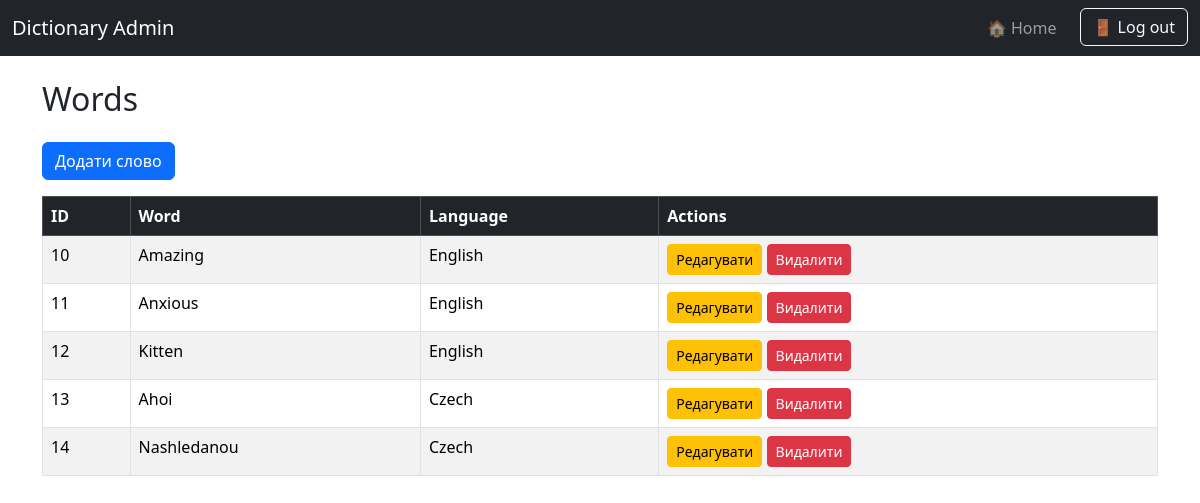
The page /admin/word (signed in) on the database its author committed.
### tables this page shows
CREATE TABLE `words` (
  `id` int(11) NOT NULL,
  `dictionary_id` int(11) NOT NULL,
  `word_text` varchar(255) NOT NULL,
  `language_id` int(11) NOT NULL
);

CREATE TABLE `languages` (
  `id` int(11) NOT NULL,
  `name` varchar(100) NOT NULL,
  `code` varchar(10) NOT NULL
);

### admin/controllers/WordController.php (called while the page is built, shortened)
<?php
class WordController {
    private $model;
    public function __construct($pdo) {
        $this->model = new Word($pdo);
    }
    public function index() {
        $words = $this->model->getAll();
        require_once __DIR__ . '/../views/words/word.php';
    }
}

### autoloader.php (called while the page is built, shortened)
<?php
spl_autoload_register(function ($class) {
    $prefixes = [
        'admin\\'      => __DIR__ . '/admin/',
        'controllers\\'=> __DIR__ . '/controllers/',
        'models\\'     => __DIR__ . '/models/',
    ];
    foreach ($prefixes as $prefix => $base_dir) {
        if (strncmp($prefix, $class, strlen($prefix)) === 0) {
            $relative_class = substr($class, strlen($prefix));
            $file = $base_dir . str_replace('\\', '/', $relative_class) . '.php';
            if (file_exists($file)) {
                return;
            }
        }
    }
});

### admin/models/Word.php (called while the page is built, shortened)
<?php
class Word {
    private $pdo;
    public function __construct($pdo) {
        $this->pdo = $pdo;
    }
    public function getAll() {
        $stmt = $this->pdo->query("
            SELECT w.id, w.word_text, l.name AS language_name
            FROM words w
            JOIN languages l ON w.language_id = l.id
        ");
        return $stmt->fetchAll();
    }
}

### admin/views/words/word.php (the view)
<?php
require_once __DIR__ . '/../parts/header.php';
?>
<div class="container mt-4">
    <h2 class="mb-4">Words</h2>
    <a href="word/create" class="btn btn-primary mb-3">Додати слово</a>
    <table class="table table-bordered table-striped">
        <thead class="table-dark">
        <tr>
            <th>ID</th>
            <th>Word</th>
            <th>Language</th>
            <th>Actions</th>
        </tr>
        </thead>
        <tbody>
        <?php foreach ($words as $word): ?>
            <tr>
                <td><?= htmlspecialchars($word['id']) ?></td>
                <td><?= htmlspecialchars($word['word_text']) ?></td>
                <td><?= htmlspecialchars($word['language_name']) ?></td>
                <td>
                    <a href="word/edit/<?= $word['id'] ?>" class="btn btn-sm btn-warning">Редагувати</a>
                    <a href="word/delete/<?= $word['id'] ?>" class="btn btn-sm btn-danger" onclick="return confirm('Ви впевнені?')">Видалити</a>
                </td>
            </tr>
        <?php endforeach; ?>
        </tbody>
    </table>
</div>

### rows shown on the page
words: id "10", word_text "Amazing", language.name "English"
words: id "11", word_text "Anxious", language.name "English"
words: id "12", word_text "Kitten", language.name "English"
words: id "13", word_text "Ahoi", language.name "Czech"
words: id "14", word_text "Nashledanou", language.name "Czech"
